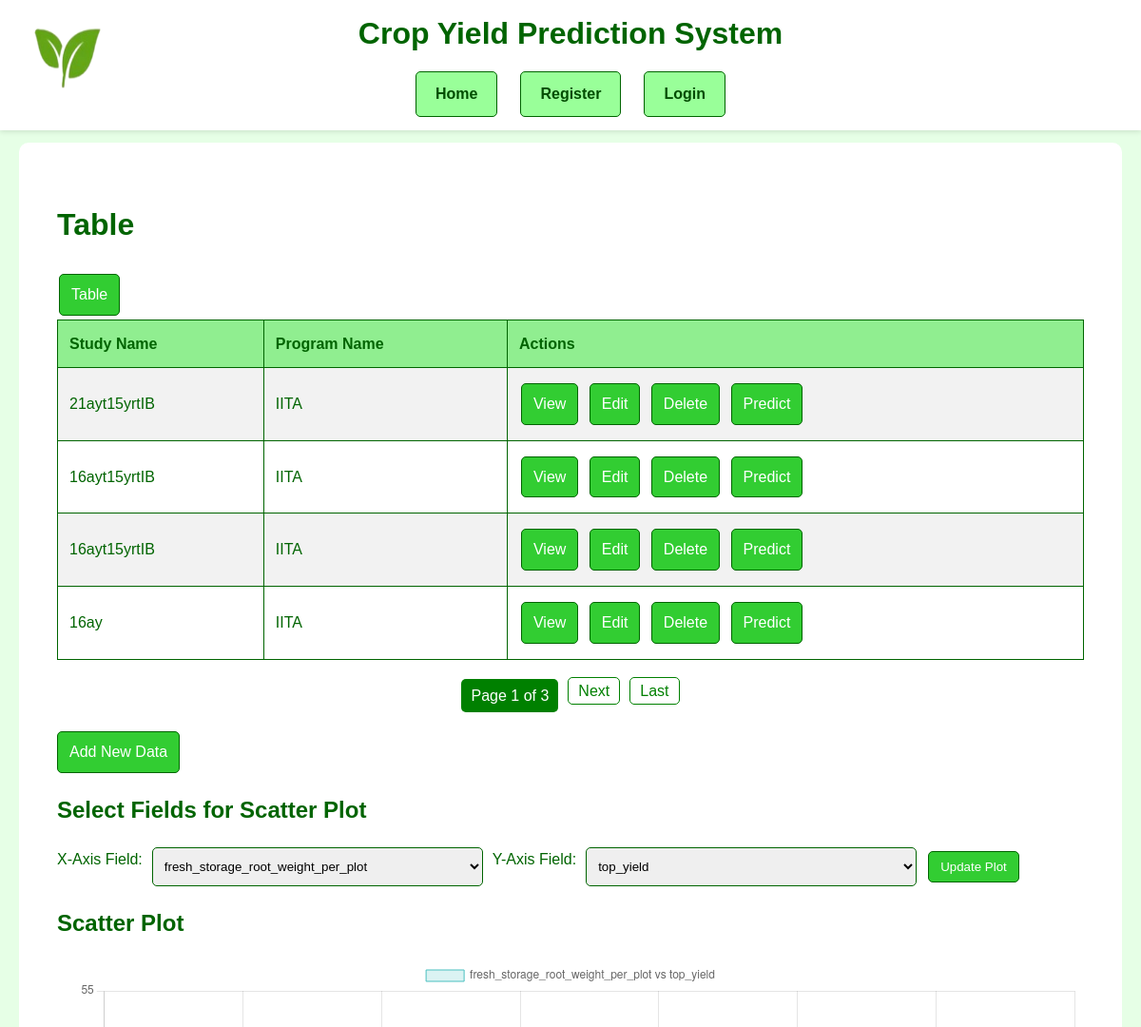
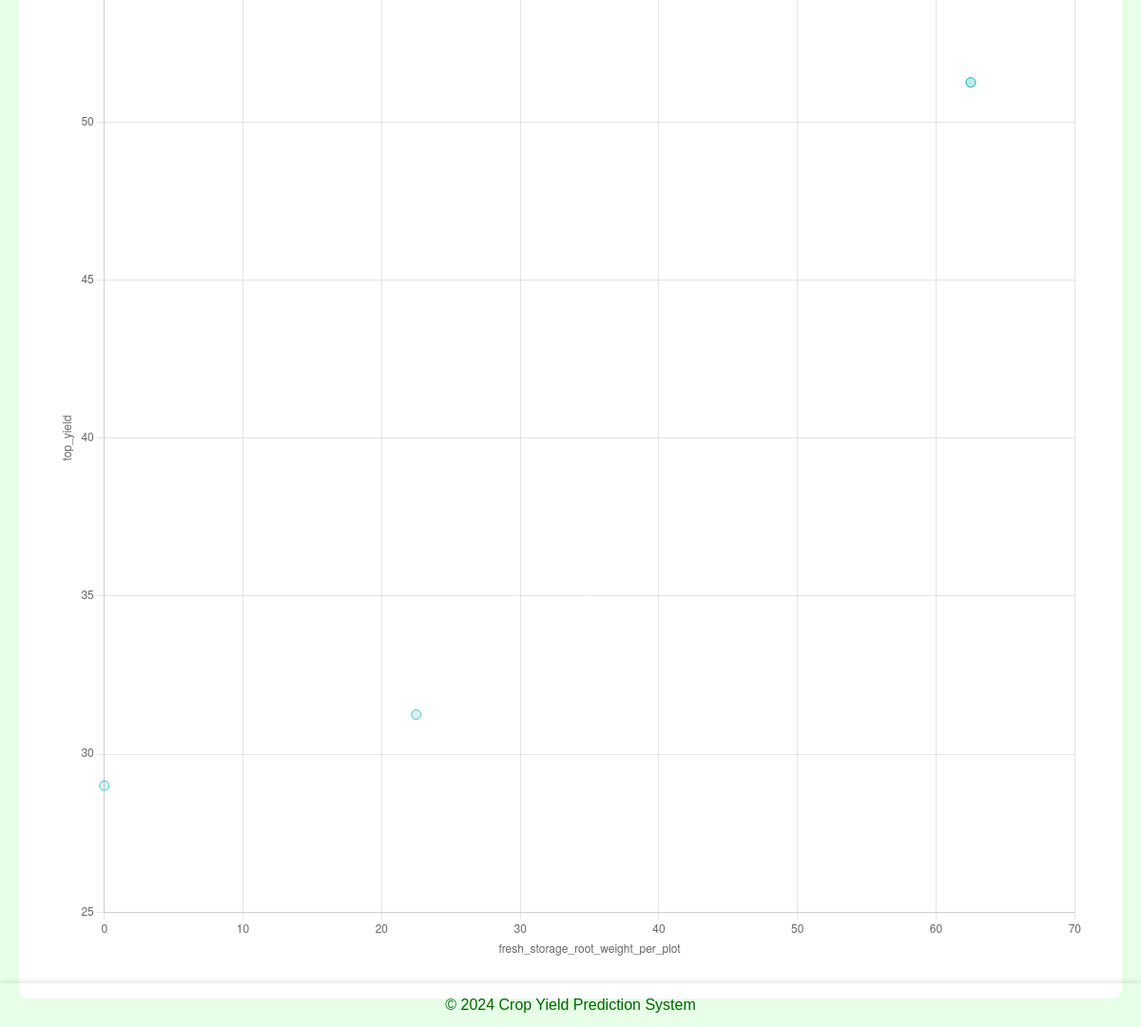
The page /fielddata/ (signed in) on the database its author committed (2 pictures, top to bottom).
### django_nlp_integration/nlp_app/models.py (models this page shows, shortened)
class FieldData(models.Model):
    studyYear = models.IntegerField(blank=True, null=True)
    programDbId = models.CharField(max_length=255, blank=True, null=True)
    programName = models.CharField(max_length=255, blank=True, null=True)
    programDescription = models.TextField(blank=True, null=True)
    studyDbId = models.CharField(max_length=255, blank=True, null=True)
    studyName = models.CharField(max_length=255, blank=True, null=True)
    studyDescription = models.TextField(blank=True, null=True)
    studyDesign = models.CharField(max_length=255, blank=True, null=True)
    plotWidth = models.FloatField(blank=True, null=True)
    plotLength = models.FloatField(blank=True, null=True)
    fieldSize = models.FloatField(blank=True, null=True)
    plantingDate = models.DateField(blank=True, null=True)
    harvestDate = models.DateField(blank=True, null=True)
    locationDbId = models.CharField(max_length=255, blank=True, null=True)
    locationName = models.CharField(max_length=255, blank=True, null=True)
    germplasmDbId = models.CharField(max_length=255, blank=True, null=True)
    germplasmName = models.CharField(max_length=255, blank=True, null=True)
    germplasmSynonyms = models.CharField(max_length=255, blank=True, null=True)
    observationLevel = models.CharField(max_length=255, blank=True, null=True)
    observationUnitDbId = models.CharField(max_length=255, blank=True, null=True)
    observationUnitName = models.CharField(max_length=255, blank=True, null=True)
    replicate = models.IntegerField(blank=True, null=True)
    blockNumber = models.IntegerField(blank=True, null=True)
    plotNumber = models.IntegerField(blank=True, null=True)
    entryType = models.CharField(max_length=255, blank=True, null=True)
    boiled_storage_root_color = models.CharField(max_length=255, blank=True, null=True)
    cassava_anthractnose_disease_incidence_6_month = models.FloatField(blank=True, null=True)
    cassava_anthractnose_disease_incidence_9_month = models.FloatField(blank=True, null=True)
    cassava_anthractnose_disease_severity_6_month = models.FloatField(blank=True, null=True)
    cassava_anthractnose_disease_severity_9_month = models.FloatField(blank=True, null=True)
    cassava_bacterial_blight_incidence_3_month = models.FloatField(blank=True, null=True)
    cassava_bacterial_blight_incidence_6_month = models.FloatField(blank=True, null=True)
    cassava_bacterial_blight_severity_3_month = models.FloatField(blank=True, null=True)
    cassava_bacterial_blight_severity_6_month = models.FloatField(blank=True, null=True)
    cassava_green_mite_severity_first_evaluation = models.FloatField(blank=True, null=True)
    cassava_green_mite_severity_second_evaluation = models.FloatField(blank=True, null=True)
    cassava_mosaic_disease_incidence_1_month = models.FloatField(blank=True, null=True)
    cassava_mosaic_disease_incidence_3_month = models.FloatField(blank=True, null=True)
    cassava_mosaic_disease_incidence_6_month = models.FloatField(blank=True, null=True)
    cassava_mosaic_disease_severity_1_month = models.FloatField(blank=True, null=True)
    cassava_mosaic_disease_severity_3_month = models.FloatField(blank=True, null=True)
    cassava_mosaic_disease_severity_6_month = models.FloatField(blank=True, null=True)
    dry_matter_content_specific_gravity_method = models.FloatField(blank=True, null=True)
    dry_matter_content_percentage = models.FloatField(blank=True, null=True)
    ease_of_peeling_root_cortex_visual_rating = models.IntegerField(blank=True, null=True)
    first_apical_branch_height_cm = models.FloatField(blank=True, null=True)
    fresh_shoot_weight_kg_per_plot = models.FloatField(blank=True, null=True)
    fresh_storage_root_weight_per_plot = models.FloatField(blank=True, null=True)
    harvest_index_variable = models.FloatField(blank=True, null=True)
    initial_vigor_assessment = models.IntegerField(blank=True, null=True)
    number_of_planted_stakes_per_plot = models.IntegerField(blank=True, null=True)
    plant_architecture_visual_rating = models.IntegerField(blank=True, null=True)
    plant_stands_harvested_counting = models.IntegerField(blank=True, null=True)
    poundability_assessment = models.IntegerField(blank=True, null=True)
    proportion_lodged_plants_percentage = models.FloatField(blank=True, null=True)
    root_neck_length_visual_rating = models.IntegerField(blank=True, null=True)
    root_number_counting = models.IntegerField(blank=True, null=True)
    rotted_storage_root_counting = models.IntegerField(blank=True, null=True)
    specific_gravity = models.FloatField(blank=True, null=True)
    sprout_count_nine_month = models.IntegerField(blank=True, null=True)
    sprout_count_one_month = models.IntegerField(blank=True, null=True)
    sprout_count_six_month = models.IntegerField(blank=True, null=True)
    sprout_count_three_month = models.IntegerField(blank=True, null=True)
    sprouting_proportion = models.FloatField(blank=True, null=True)
    storage_root_cortex_color_visual_rating = models.IntegerField(blank=True, null=True)
    storage_root_periderm_color_visual_rating = models.IntegerField(blank=True, null=True)
    storage_root_pulp_color_visual_rating = models.IntegerField(blank=True, null=True)
    storage_root_shape_visual_rating = models.IntegerField(blank=True, null=True)
    storage_root_size_visual_rating = models.IntegerField(blank=True, null=True)
    taste_of_boiled_root_rating = models.IntegerField(blank=True, null=True)
    top_yield = models.FloatField(blank=True, null=True)
    total_carotenoid_chart_1_8 = models.FloatField(blank=True, null=True)
    total_carotenoid_iCheck_method = models.FloatField(blank=True, null=True)

### django_nlp_integration/nlp_app/views.py (the view)
# urls.py: path('fielddata/', views.fielddata_list, name='fielddata_list'),
@login_required
def fielddata_list(request):
    fielddata = FieldData.objects.all()
    fields = [f.name for f in FieldData._meta.get_fields() if isinstance(f, FloatField) or isinstance(f, IntegerField)]
    paginator = Paginator(fielddata, 4)  # Show 4 records per page
    page_number = request.GET.get("page")
    pagination_fielddata = paginator.get_page(page_number)
    x_field = request.GET.get('x_field', 'fresh_storage_root_weight_per_plot')
    y_field = request.GET.get('y_field', 'top_yield')
    context = {
        'fielddata': pagination_fielddata,
        'fields': fields,
        'pagination_fielddata': pagination_fielddata,
        'x_field': x_field,
        'y_field': y_field,
    }
    return render(request, 'nlp_app/fielddata_list.html', context)

### django_nlp_integration/nlp_app/templatetags/fielddata_extras.py (called while the page is built)
@register.filter
def get_attr(obj, attr):
    return getattr(obj, attr, None)

### django_nlp_integration/nlp_app/templates/nlp_app/fielddata_list.html (shortened to what this page needs)
{% extends 'base_generic.html' %}
{% block content %}
{% load static %}
{% load fielddata_extras %}
{% load custom_filters %}
<!DOCTYPE html>
<html>
<head>
    <link rel="stylesheet" href="{% static 'css/global.css' %}">
</head>
<body>
    <div class="container">
        <h1> Table </h1>
        <a class="btn" href="{% url 'table' %}">Table</a>
        <table class="data-table">
            <tr>
                <th>Study Name</th>
                <th>Program Name</th>
                <th>Actions</th>
            </tr>
            {% for fielddata in fielddata %}
            <tr>
                <td>{{ fielddata.studyName }}</td>
                <td>{{ fielddata.programName }}</td>
                <td class="actions">
                    <a class="btn" href="{% url 'fielddata_detail' fielddata.pk %}">View</a>
                    <a class="btn" href="{% url 'fielddata_update' fielddata.pk %}">Edit</a>
                    <a class="btn" href="{% url 'fielddata_delete' fielddata.pk %}">Delete</a>
                    <a class="btn" href="{% url 'fielddata_predict' fielddata.pk %}">Predict</a>
                </td>
            </tr>
            {% endfor %}
        </table>
    <ul class="pagination">
        <li class="current">Page {{ pagination_fielddata.number }} of {{ pagination_fielddata.paginator.num_pages }}</li>
        {% if pagination_fielddata.has_next %}
            <li><a href="?page={{ pagination_fielddata.next_page_number }}">Next</a></li>
            <li><a href="?page={{ pagination_fielddata.paginator.num_pages }}">Last</a></li>
        {% endif %}
    </ul>
        <a class="btn btn-add" href="{% url 'fielddata_create' %}">Add New Data</a>
        <h2>Select Fields for Scatter Plot</h2>
        <form method="get" class="form-inline">
            <label for="x_field">X-Axis Field:</label>
            <select name="x_field" id="x_field" class="form-control">
                {% for field in fields %}
                <option value="{{ field }}" {% if field == x_field %}selected{% endif %}>{{ field }}</option>
                {% endfor %}
            </select>
            <label for="y_field">Y-Axis Field:</label>
            <select name="y_field" id="y_field" class="form-control">
                {% for field in fields %}
                <option value="{{ field }}" {% if field == y_field %}selected{% endif %}>{{ field }}</option>
                {% endfor %}
            </select>
            <button type="submit" class="btn">Update Plot</button>
        </form>
        <h2>Scatter Plot</h2>
        <canvas id="scatterPlot" width="400" height="400"></canvas>
    </div>
    <script>
        const ctx = document.getElementById('scatterPlot').getContext('2d');
        const scatterData = {
            datasets: [{
                label: '{{ x_field }} vs {{ y_field }}',
                data: [
                    {% for field in fielddata %}
                    {
                        x: {{ field|get_attr:x_field }},
                        y: {{ field|get_attr:y_field }}
                    },
                    {% endfor %}
                ],
                backgroundColor: 'rgba(75, 192, 192, 0.2)',
                borderColor: 'rgba(75, 192, 192, 1)',
                pointRadius: 5
            }]
        };
        new Chart(ctx, {
            type: 'scatter',
            data: scatterData,
            options: {
                scales: {
                    x: {
                        type: 'linear',
                        position: 'bottom',
                        title: {
                            display: true,
                            text: '{{ x_field }}'
                        }
                    },
                    y: {
                        title: {
                            display: true,
                            text: '{{ y_field }}'
                        }
                    }
                }
            }
        });
    </script>
</body>
</html>
{% endblock %}

### static/css/global.css (style rules this page uses)
body { background-color: #f0fff0; color: #006400; font-family: 'Arial', sans-serif; margin: 0; padding: 0; line-height: 1.6; }
.container { max-width: 1200px; margin: 0 auto; padding: 20px; }
.data-table { width: 100%; border-collapse: collapse; margin-bottom: 20px; }
.data-table th, .data-table td { padding: 12px; border: 1px solid #006400; text-align: left; }
.data-table th { background-color: #90ee90; }
.data-table tr:nth-child(even) { background-color: #f2f2f2; }
.btn { display: inline-block; padding: 8px 12px; background-color: #32cd32; color: white; text-align: center; text-decoration: none; border-radius: 5px; margin: 4px 2px; transition: background-color 0.3s ease, transform 0.2s ease; border: 1px solid #006400; }
.btn-add { display: block; width: fit-content; margin: 20px 0; }
.actions a { margin-right: 5px; }
.form-inline { display: flex; flex-wrap: wrap; gap: 10px; margin-bottom: 20px; }
.form-control { padding: 8px; border: 1px solid #006400; border-radius: 5px; }

### django_nlp_integration/nlp_app/templates/nlp_app/fielddata_list.html (style rules this page uses)
.pagination { margin-top: 20px; display: flex; justify-content: center; list-style: none; padding: 0; }
.pagination li { margin: 0 5px; }
.pagination a { text-decoration: none; padding: 5px 10px; border: 1px solid green; color: green; border-radius: 5px; }
.pagination .current { background-color: green; color: white; padding: 5px 10px; border-radius: 5px; }

### rows shown on the page
FieldData: studyName "21ayt15yrtIB", programName "IITA"
FieldData: studyName "16ayt15yrtIB", programName "IITA"
FieldData: studyName "16ayt15yrtIB", programName "IITA"
FieldData: studyName "16ay", programName "IITA"

### other values the page prints
{{ pagination_fielddata.number }} "1"
{{ pagination_fielddata.paginator.num_pages }} "3"
form field x_field "fresh_storage_root_weight_per_plot"
form field y_field "top_yield"
chart data {{ field|get_attr:x_field }} 0.0, 22.5, 62.5, 62.5
chart data {{ field|get_attr:y_field }} 29.0, 31.25, 51.25, 51.25
